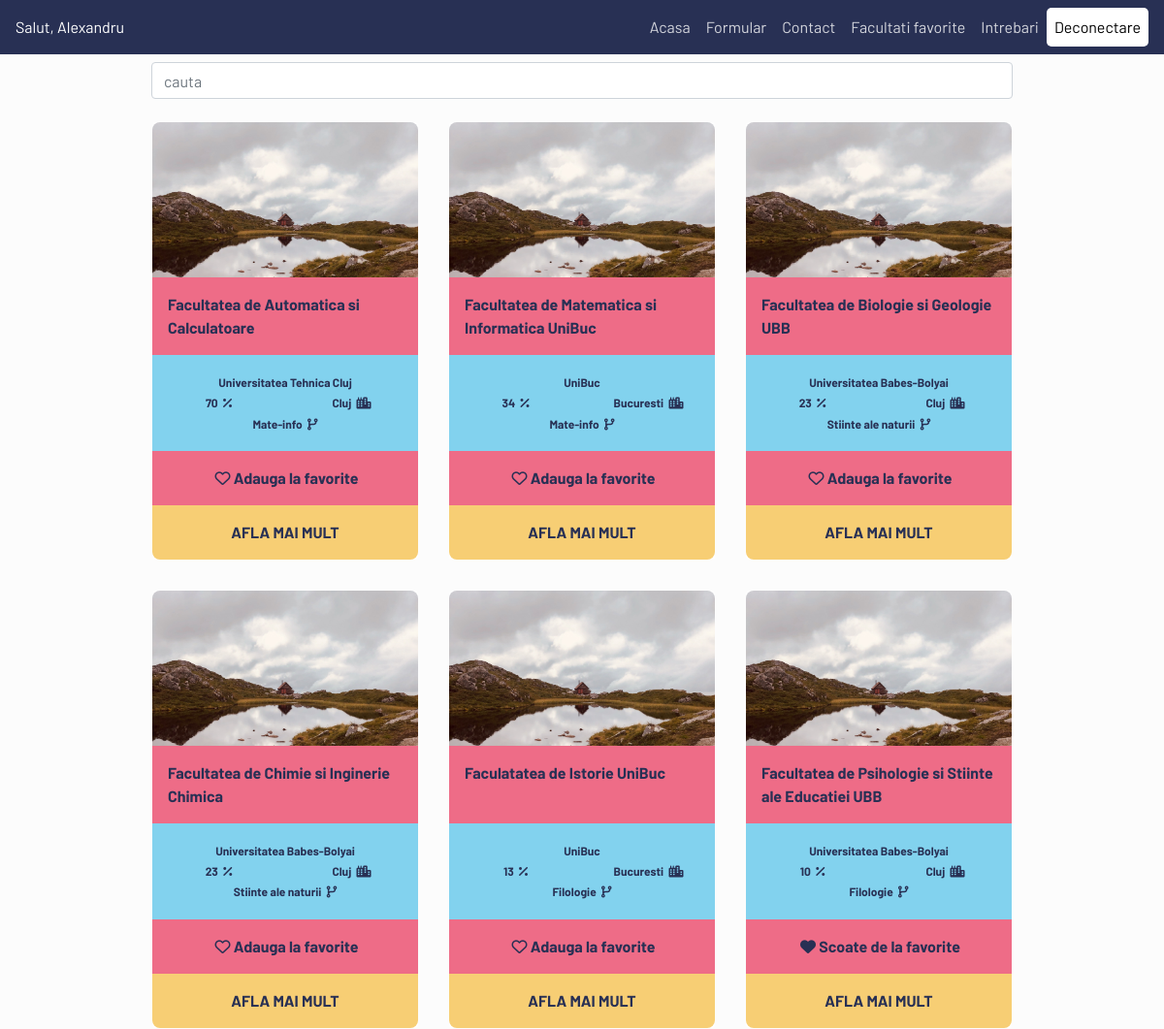
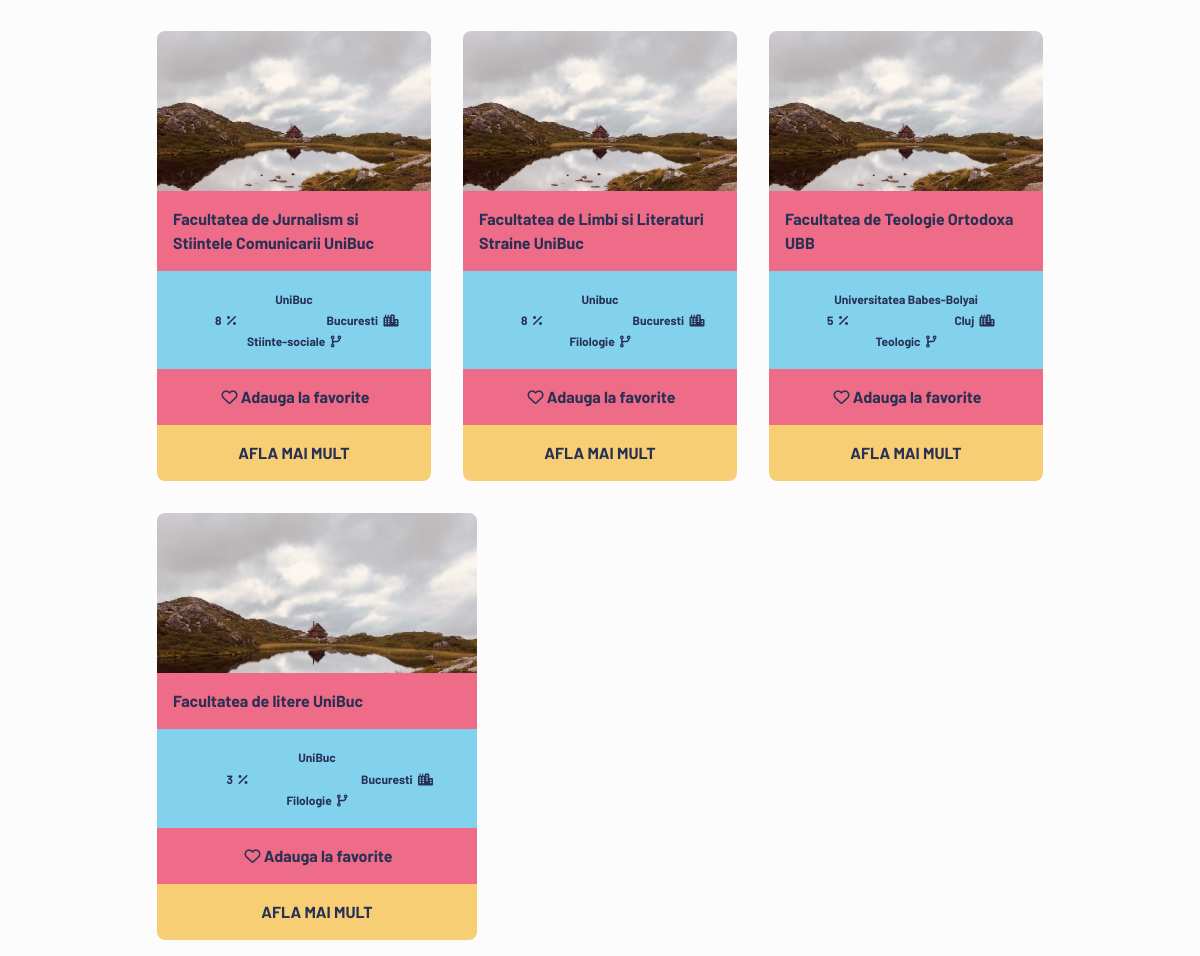
The app's page /pages/homePage.php (signed in) with its own data (2 pictures, top to bottom).
### tables this page shows
CREATE TABLE `users` (
  `idUser` int(11) NOT NULL,
  `Nume` text NOT NULL,
  `Prenume` text NOT NULL,
  `mailUser` tinytext NOT NULL,
  `pwdUsers` longtext NOT NULL,
  `Profil` text DEFAULT NULL,
  `Domeniu` text DEFAULT NULL,
  `domeniu_intensitate` int(1) DEFAULT NULL,
  `job` int(1) DEFAULT NULL,
  `materie1` varchar(64) DEFAULT NULL,
  `materie2` varchar(64) DEFAULT NULL,
  `materie3` varchar(64) DEFAULT NULL,
  `carti` varchar(64) DEFAULT NULL,
  `sociabil` int(1) DEFAULT NULL,
  `sport` varchar(64) DEFAULT NULL,
  `stres` int(1) DEFAULT NULL,
  `Judet` text DEFAULT NULL,
  `PozaUser` text DEFAULT 'UserDefault.jpg'
);

CREATE TABLE `facultati` (
  `Indexf` int(11) NOT NULL,
  `Numef` text DEFAULT NULL,
  `Judet` tinytext DEFAULT NULL,
  `Examenadmi` tinyint(1) DEFAULT NULL,
  `Universitatea` varchar(256) DEFAULT NULL,
  `Profil` text DEFAULT NULL,
  `Poza` text NOT NULL DEFAULT 'default.jpg',
  `job` int(1) DEFAULT NULL,
  `pasiune_facultati` varchar(64) NOT NULL,
  `materie1` varchar(64) DEFAULT NULL,
  `materie2` varchar(64) DEFAULT NULL,
  `materie3` varchar(64) DEFAULT NULL,
  `carti` varchar(64) DEFAULT NULL,
  `sociabil` int(1) DEFAULT NULL,
  `sport` varchar(64) DEFAULT NULL,
  `stres` int(1) DEFAULT NULL,
  `link_facultate` longtext NOT NULL
);

### pages/functii/facultati.php (called while the page is built, shortened)
<?php
require './folderlogin/datacon.php';
require './functii/functii.php';
if (isset($_SESSION['mailUser'])) {
  $mail = $_SESSION['mailUser'];
  $sql = "SELECT * FROM users WHERE mailUser=?";
}
  $stmt=mysqli_stmt_init($connection);
  if (!mysqli_stmt_prepare($stmt,$sql))
  {
      header("Location: ./indexpp.php?error=mysqlerror");
      exit();
  }
  mysqli_stmt_bind_param($stmt,"s",$mail);
  mysqli_stmt_execute($stmt);
  $result=mysqli_stmt_get_result($stmt);
  $user = array();
  if ($result->num_rows > 0) {
    while($row = $result->fetch_assoc()) {
        $user[] = $row;
    }
}
$sql = "SELECT * FROM facultati";
$result = mysqli_query($connection,$sql);
$myArray = array();
if ($result->num_rows > 0) {
    while($row = $result->fetch_assoc()) {
        $myArray[] = $row;
    }
}
$facultati = array();
foreach ($myArray as $_facultate) {
    $temp = new facultate();
    $temp->Indexf=$_facultate['Indexf'];
    $temp->nume = $_facultate['Numef'];
    $temp->universitate = $_facultate['Universitatea'];
    $temp->judet = $_facultate['Judet'];
    $temp->profil = $_facultate['Profil'];
    $temp->compabilitate = getCompability($_facultate, $user);
    $temp->link = $_facultate['link_facultate'];
}

### pages/functii/functii.php (called while the page is built, shortened)
<?php
function binarySearch(Array $var, $nr)
{
	$nr_mic = 0;
	$nr_mare = count($var) - 1;
	while ($nr_mic <= $nr_mare) {
		$nr_important = floor(($nr_mic + $nr_mare) / 2);
		if($var[$nr_important] == $nr) {
			return true;
		}
		if ($nr < $var[$nr_important]) {
			$nr_mare = $nr_important -1;
		}
		else {
			$nr_mic = $nr_important + 1;
		}
	}
	return false;
}
?>

### pages/homePage.php (the view, shortened to what this page needs)
<?php
require './folderlogin/datacon.php';
if(isset($_SESSION['mailUser']))
{
    $mail = $_SESSION['mailUser'];
    $mysql="SELECT * FROM users WHERE mailUser=?";
}
$stmt = mysqli_stmt_init($connection);
if (!mysqli_stmt_prepare($stmt, $mysql))
{
    header("Location: ../index.php");
    exit();
}
mysqli_stmt_bind_param($stmt, "s", $mail);
mysqli_stmt_execute($stmt);
$result= mysqli_stmt_get_result($stmt);
if ($result->num_rows > 0) {
    $row = $result->fetch_assoc();
}
$tip = $_SESSION["tip"];
$id = $_SESSION["id"];
$sql = "SELECT * FROM `favorite` WHERE `idUser` = '$id' AND `tip` = '$tip'";
$result = mysqli_query($connection,$sql);
$favorite = array();
if ($result->num_rows > 0) {
    while($row_fav = $result->fetch_assoc()) {
        $favorite[] = $row_fav['Indexf'];
    }
}
sort($favorite);
?>
<!doctype html>
<html lang="en">
    <head>
        <link rel="stylesheet" href="https://stackpath.bootstrapcdn.com/bootstrap/4.4.1/css/bootstrap.min.css">
        <link rel="stylesheet" href="./CSS/navbar.css">
        <link rel="stylesheet" href="./CSS/homePage.css">
        <link rel="stylesheet" href="./CSS/base.css">
    </head>
    <body>
        <nav class="navbar navbar-expand-lg navbar-light">
            <a href="#">
                <?php
                if (isset($row['Prenume']))
                    print "Salut, ".$row['Prenume'];
                ?>
            </a>
            <div class="collapse navbar-collapse" id="navbarNav" style="flex-direction: row-reverse;">
                <ul class="navbar-nav">
                    <li class="nav-item">
                        <a href="./homePage.php" class="nav-link">Acasa</a>
                    </li>
                    <li class="nav-item">
                        <a onclick="alert();" class="nav-link">Formular</a>
                    </li>
                    <li class="nav-item">
                        <a href="./contact.php" class="nav-link">Contact</a>
                    </li>
                    <li class="nav-item">
                        <a href="./favorite.php" class="nav-link">Facultati favorite</a>
                    </li>
                    <li class="nav-item">
                        <a href="./faq.php" class="nav-link">Intrebari</a>
                    </li>
                    <li class="nav-item">
                        <a href="./folderlogin/deconectphp.php" class="nav-link"> Deconectare</a>
                    </li>
                </ul>
            </div>
        </nav>
        <div id="search">
            <input onkeyup="sort()" class="form-control w-75"
                   type="text" placeholder="cauta" id="search_field" aria-label="Search">
        </div>
        <main class="container">
            <div id="showcase">
                <div class="row">
                    <?php
                    require './functii/facultati.php';
                    usort($facultati,function($first,$second){
                        return $first->compabilitate < $second->compabilitate;
                    });
                    foreach ($facultati as $card) {
                    ?>
                    <div class="col card">
                        <div class="row-lg-4 backgrounded"></div>
                        <div class="row-lg-2 name">
                            <?php
                        echo $card->nume;
                            ?>
                        </div>
                        <div class="row-lg-3 prop text-center">
                            <div class="col">
                                <div class="row">
                                    <div class="col">
                                        <?php
                        echo $card->universitate;
                                        ?>
                                    </div>
                                </div>
                                <div class="row justify-content-between">
                                    <div class="col">
                                        <?php
                        echo $card->compabilitate
                                        ?>
                                        <i class="fas fa-percentage"></i></div>
                                    <div class="col">
                                        <?php
                            echo $card->judet;
                                        ?>
                                        <i class="fas fa-city"></i>
                                    </div>
                                </div>
                                <div class="row">
                                    <div class="col">
                                        <?php
                        echo $card->profil;
                                        ?>
                                        <i class="fas fa-code-branch"></i>
                                    </div>
                                </div>
                            </div>
                        </div>
                        <div class="row-lg-3 fav text-center">
                            <form action="./favoriteAlg.php" method="post">
                                <?php
                        if(binarySearch($favorite, $card->Indexf))
                            echo '<button type="submit" style="all: unset" name="scoatere" id="'.$card->Indexf.'" value="'.$card->Indexf.'"><i class="fas fa-heart"></i> Scoate de la favorite</button>';
                        else
                            echo '<button type="submit" style="all: unset" name="adaugare" id="'.$card->Indexf.'" value="'.$card->Indexf.'"><i class="far fa-heart"></i> Adauga la favorite</button>';
                                ?>
                            </form>
                        </div>
                        <div class="row-lg-3 extra text-center">
                            <a href="
                                     <?php
                        echo $card->link;
                                     ?>
                                     ">Afla mai mult</a>
                        </div>
                    </div>
                    <?php } ?>
                </div>
            </div>
        </main>
    </body>
</html>

### pages/CSS/navbar.css (style rules this page uses)
.navbar { background: var(--black); display: flex; font-family: 'Barlow', sans-serif; }
.navbar a { color: white; cursor: pointer; }
.nav-link { color: rgba(255,255,255,.8)!important; }
.nav-item:last-of-type { background: white; border-radius: 5px; }
.nav-item:last-of-type a { color: black!important; }
#search { display: flex; justify-content: center; padding: .5em; }

### pages/CSS/homePage.css (style rules this page uses)
body { overflow-x: hidden; }
#showcase { margin: 0 auto; width: 80%; max-width: 1024px; }
.row { flex-wrap: wrap; flex: 1 1 0px }
.card { max-width: 20em; min-width: 225px; border: 0; padding: 0; margin: 1rem; font-weight: 700!important; color: var(--black); }
.backgrounded { min-height: 10em; background-image: url('../Images/background.jpg'); background-size: cover; border-top-left-radius: 8px; border-top-right-radius: 8px; }
.name { background-color: var(--red); padding: 1rem 1rem; height: 100%; }
.prop { background: var(--blue); padding: 1rem 0; }
.fav { background: var(--red); padding: 1rem 0; cursor: pointer; }
.extra { background: var(--yellow); border-bottom-left-radius: 8px; border-bottom-right-radius: 8px; padding: 1rem; }
.extra a { color: var(--black); text-transform: uppercase; }
.prop .col { font-size: 12px; margin: 0.1rem 0; }
i { margin-left: 3px; }

### pages/CSS/base.css (style rules this page uses)
body, html { margin: 0; padding: 0; background: var(--white); color: var(--black); font-family: 'Barlow', sans-serif; }

### pages/CSS/variabiles.css (style rules this page uses)
:root { --blue: #82D2EE; --red: #EE6C87; --yellow: #F7CE74; --white: #FCFCFC; --black: #283054; }

### records on screen
users: Prenume "Alexandru"
facultati: Numef "Facultatea de Automatica si Calculatoare", Universitatea "Universitatea Tehnica Cluj", compabilitate "70", Judet "Cluj", Profil "Mate-info", $card->Indexf 2 (drawn)
facultati: Numef "Facultatea de Matematica si Informatica UniBuc", Universitatea "UniBuc", compabilitate "34", Judet "Bucuresti", Profil "Mate-info", $card->Indexf 11 (drawn)
facultati: Numef "Facultatea de Biologie si Geologie UBB", Universitatea "Universitatea Babes-Bolyai", compabilitate "23", Judet "Cluj", Profil "Stiinte ale naturii", $card->Indexf 4 (drawn)
facultati: Numef "Facultatea de Chimie si Inginerie Chimica", Universitatea "Universitatea Babes-Bolyai", compabilitate "23", Judet "Cluj", Profil "Stiinte ale naturii", $card->Indexf 5 (drawn)
facultati: Numef "Faculatatea de Istorie UniBuc", Universitatea "UniBuc", compabilitate "13", Judet "Bucuresti", Profil "Filologie", $card->Indexf 6 (drawn)
facultati: Numef "Facultatea de Psihologie si Stiinte ale Educatiei UBB", Universitatea "Universitatea Babes-Bolyai", compabilitate "10", Judet "Cluj", Profil "Filologie", $card->Indexf 3 (drawn)
facultati: Numef "Facultatea de Jurnalism si Stiintele Comunicarii UniBuc", Universitatea "UniBuc", Indexf "8", Judet "Bucuresti", Profil "Stiinte-sociale"
facultati: Numef "Facultatea de Limbi si Literaturi Straine UniBuc", Universitatea "Unibuc", compabilitate "8", Judet "Bucuresti", Profil "Filologie", $card->Indexf 9 (drawn)
facultati: Numef "Facultatea de Teologie Ortodoxa UBB", Universitatea "Universitatea Babes-Bolyai", compabilitate "5", Judet "Cluj", Profil "Teologic", $card->Indexf 1 (drawn)
facultati: Numef "Facultatea de litere UniBuc", Universitatea "UniBuc", compabilitate "3", Judet "Bucuresti", Profil "Filologie", $card->Indexf 10 (drawn)
